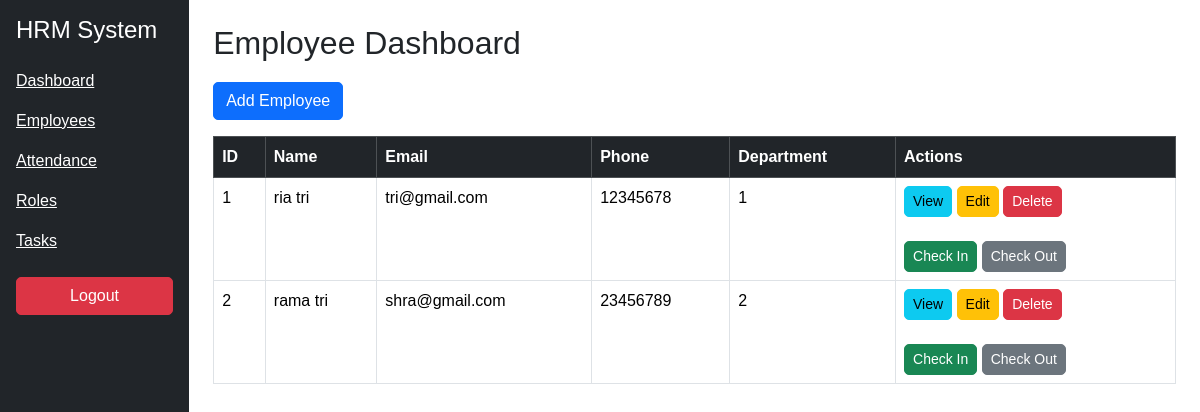
Page /employees on the earlier database version.
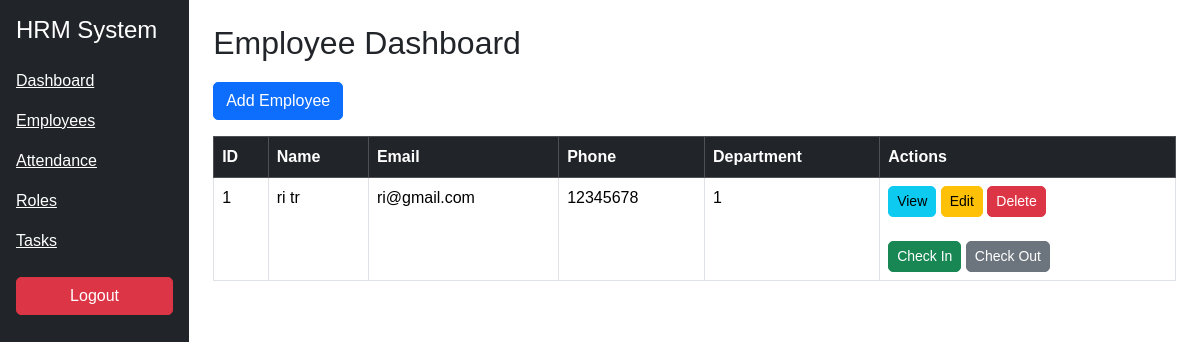
Same page on the later database version.
### models.py (models this page shows)
class Employee(db.Model):
    emp_id = db.Column(db.Integer, primary_key=True)
    first_name = db.Column(db.String(100))
    last_name = db.Column(db.String(100))
    username = db.Column(db.String(100))
    password = db.Column(db.String(100))
    email = db.Column(db.String(120))
    mobile = db.Column(db.String(20))
    dept_id = db.Column(db.Integer, db.ForeignKey('department.dept_id'))
    role_id = db.Column(db.Integer, db.ForeignKey('role.role_id'))
    reporting_manager_id = db.Column(db.Integer, db.ForeignKey('employee.emp_id'))
    date_of_joining = db.Column(db.Date)
    created_at = db.Column(db.DateTime)
    updated_at = db.Column(db.DateTime)
    status = db.Column(db.String(50), default='active')

### routes/employee_routes.py (the view)
@employee_bp.route('/employees')
def employees():
    employees = Employee.query.all()
    return render_template("employees.html", employees=employees)

### templates/employees.html
{% extends "base.html" %}
{% block content %}
<h2>Employee Dashboard</h2>
<a href="/add_employee" class="btn btn-primary mb-3">Add Employee</a>
<table class="table table-bordered">
<thead class="table-dark">
<tr>
<th>ID</th>
<th>Name</th>
<th>Email</th>
<th>Phone</th>
<th>Department</th>
<th>Actions</th>
</tr>
</thead>
<tbody>
{% for emp in employees %}
<tr>
<td>{{ emp.emp_id }}</td>
<td>{{ emp.first_name }} {{ emp.last_name }}</td>
<td>{{ emp.email }}</td>
<td>{{ emp.mobile }}</td>
<td>{{ emp.dept_id }}</td>
<td>
<a href="/employee/{{ emp.emp_id }}" class="btn btn-info btn-sm">View</a>
<a href="/edit_employee/{{ emp.emp_id }}" class="btn btn-warning btn-sm">Edit</a>
<a href="/delete_employee/{{ emp.emp_id }}"
class="btn btn-danger btn-sm"
onclick="return confirm('Delete this employee?')">
Delete
</a>
<br><br>
<a href="/checkin/{{ emp.emp_id }}" class="btn btn-success btn-sm">Check In</a>
<a href="/checkout/{{ emp.emp_id }}" class="btn btn-secondary btn-sm">Check Out</a>
</td>
</tr>
{% endfor %}
</tbody>
</table>
{% endblock %}

Differences in the rows shown:
removed Employee: emp_id "2", first_name "rama", last_name "tri", email "shra@gmail.com", mobile "23456789", dept_id "2"
changed Employee id 1: first_name "ria" → "ri"; last_name "tri" → "tr"; email "tri@gmail.com" → "ri@gmail.com"
